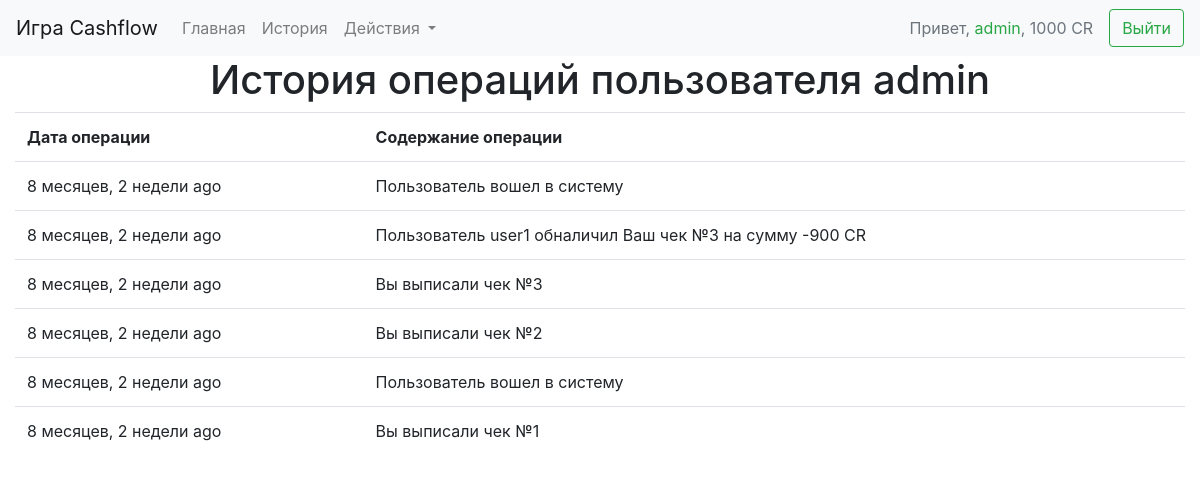
Page /history/ (signed in) on the committed database.
### cheque/models.py (models this page shows, shortened)
class User_info(models.Model):
    user = models.OneToOneField(User, on_delete=models.CASCADE)
    money = models.IntegerField()

class HistoryNote(models.Model):
    date = models.DateTimeField(default=datetime(2000, 1, 1, 12, 0, 0, 0))
    user = models.ForeignKey(User, on_delete=models.CASCADE)
    text = models.TextField()

### cheque/views.py (the view)
# urls.py: path('history/', views.history, name='history'),
def history(request):
    if request.user.is_authenticated:
        evs = HistoryNote.objects.filter(user=request.user).order_by('-date')
        info = {
            'u': request.user,
            'evs': evs,
        }
        return render(request, 'cheque/history.html', info)
    else:
        return redirect('login_page')

### cheque/templates/cheque/history.html (shortened to what this page needs)
{% extends 'cheque/template.html' %}
{% load humanize %}
{% block content %}
    <div class="row">
        <div class="col-12"><h1 class="text-center">История операций пользователя {{ u.username }}</h1></div></div>
    <table style="border-color: black;" class="table">
    <tr scope=""><th scope="col">Дата операции</th><th scope="col">Содержание операции</th></tr>
    {% for ev in evs %}
        <tr scope="row">
        <td>
            {{ ev.date|naturaltime }}
        </td>
        <td>
            {{ ev.text }}
        </td>
        </tr>
    {% endfor %}
    </table>
{% endblock %}

### cheque/templates/cheque/template.html (shortened to what this page needs)
<!DOCTYPE html>
<html lang="en">
<head>
    {% load static %}
    <link rel="stylesheet" href="https://maxcdn.bootstrapcdn.com/bootstrap/4.0.0-beta.2/css/bootstrap.min.css">
</head>
<body>
<nav class="navbar navbar-expand-xl navbar-light bg-light">
  <a class="navbar-brand" href="{% url 'index' %}">Игра Cashflow</a>
  <div class="collapse navbar-collapse" id="navbarSupportedContent">
    <ul class="navbar-nav mr-auto">
      <li class="nav-item">
        <a class="nav-link" href="{% url 'index' %}">Главная</a>
      </li>
        {% if request.user.is_authenticated %}
      <li class="nav-item">
        <a class="nav-link" href="{% url 'history' %}">История</a>
      </li>
      <li class="nav-item dropdown">
        <a class="nav-link dropdown-toggle" href="#" id="navbarDropdown" role="button" data-toggle="dropdown" aria-haspopup="true" aria-expanded="false">
          Действия
        </a>
      </li>
        {% endif %}
    </ul>
        {% if request.user.is_authenticated %}
       <span class="nav-item mr-0 nav-link text-muted">
           Привет, <span class="text-success">{{ request.user.username }}</span>, {{ request.user.user_info.money }} CR
      </span>
        <a href="{% url 'logout' %}"><button class="btn btn-outline-success my-2 my-sm-0">Выйти</button></a>
  {% endif %}
  </div>
</nav>
    <div class="container-fluid">
    {% block content %}{% endblock %}
    </div>
</body>
</html>

### rows in the picture
HistoryNote: date "8 месяцев, 2 недели ago", text "Пользователь вошел в систему"
HistoryNote: date "8 месяцев, 2 недели ago", text "Пользователь user1 обналичил Ваш чек №3 на сумму -900 CR"
HistoryNote: date "8 месяцев, 2 недели ago", text "Вы выписали чек №3"
HistoryNote: date "8 месяцев, 2 недели ago", text "Вы выписали чек №2"
HistoryNote: date "8 месяцев, 2 недели ago", text "Пользователь вошел в систему"
HistoryNote: date "8 месяцев, 2 недели ago", text "Вы выписали чек №1"

### other values in the picture
{{ request.user.username }} "admin"
{{ request.user.user_info.money }} "1000"
{{ u.username }} "admin"
